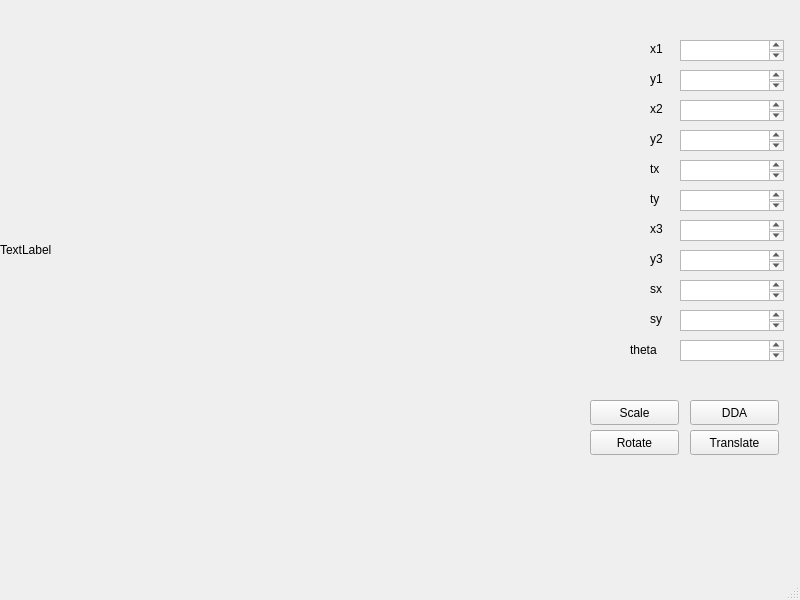
<?xml version="1.0" encoding="UTF-8"?>
<ui version="4.0">
 <class>MainWindow</class>
 <widget class="QMainWindow" name="MainWindow">
  <property name="geometry">
   <rect>
    <x>0</x>
    <y>0</y>
    <width>800</width>
    <height>600</height>
   </rect>
  </property>
  <property name="windowTitle">
   <string>MainWindow</string>
  </property>
  <widget class="QWidget" name="centralwidget">
   <widget class="QPushButton" name="pushButton">
    <property name="geometry">
     <rect>
      <x>690</x>
      <y>400</y>
      <width>89</width>
      <height>25</height>
     </rect>
    </property>
    <property name="text">
     <string>DDA</string>
    </property>
   </widget>
   <widget class="QLabel" name="label">
    <property name="geometry">
     <rect>
      <x>0</x>
      <y>0</y>
      <width>500</width>
      <height>500</height>
     </rect>
    </property>
    <property name="text">
     <string>TextLabel</string>
    </property>
   </widget>
   <widget class="QPushButton" name="pushButton_2">
    <property name="geometry">
     <rect>
      <x>690</x>
      <y>430</y>
      <width>89</width>
      <height>25</height>
     </rect>
    </property>
    <property name="text">
     <string>Translate</string>
    </property>
   </widget>
   <widget class="QPushButton" name="pushButton_3">
    <property name="geometry">
     <rect>
      <x>590</x>
      <y>400</y>
      <width>89</width>
      <height>25</height>
     </rect>
    </property>
    <property name="text">
     <string>Scale</string>
    </property>
   </widget>
   <widget class="QPushButton" name="pushButton_4">
    <property name="geometry">
     <rect>
      <x>590</x>
      <y>430</y>
      <width>89</width>
      <height>25</height>
     </rect>
    </property>
    <property name="text">
     <string>Rotate</string>
    </property>
   </widget>
   <widget class="QLabel" name="label_2">
    <property name="geometry">
     <rect>
      <x>650</x>
      <y>40</y>
      <width>21</width>
      <height>17</height>
     </rect>
    </property>
    <property name="text">
     <string>x1</string>
    </property>
   </widget>
   <widget class="QLabel" name="label_3">
    <property name="geometry">
     <rect>
      <x>650</x>
      <y>70</y>
      <width>21</width>
      <height>17</height>
     </rect>
    </property>
    <property name="text">
     <string>y1</string>
    </property>
   </widget>
   <widget class="QLabel" name="label_4">
    <property name="geometry">
     <rect>
      <x>650</x>
      <y>100</y>
      <width>21</width>
      <height>17</height>
     </rect>
    </property>
    <property name="text">
     <string>x2</string>
    </property>
   </widget>
   <widget class="QLabel" name="label_5">
    <property name="geometry">
     <rect>
      <x>650</x>
      <y>130</y>
      <width>21</width>
      <height>17</height>
     </rect>
    </property>
    <property name="text">
     <string>y2</string>
    </property>
   </widget>
   <widget class="QLabel" name="label_6">
    <property name="geometry">
     <rect>
      <x>650</x>
      <y>160</y>
      <width>21</width>
      <height>17</height>
     </rect>
    </property>
    <property name="text">
     <string>tx</string>
    </property>
   </widget>
   <widget class="QLabel" name="label_7">
    <property name="geometry">
     <rect>
      <x>650</x>
      <y>190</y>
      <width>21</width>
      <height>17</height>
     </rect>
    </property>
    <property name="text">
     <string>ty</string>
    </property>
   </widget>
   <widget class="QLabel" name="label_8">
    <property name="geometry">
     <rect>
      <x>650</x>
      <y>220</y>
      <width>21</width>
      <height>17</height>
     </rect>
    </property>
    <property name="text">
     <string>x3</string>
    </property>
   </widget>
   <widget class="QLabel" name="label_9">
    <property name="geometry">
     <rect>
      <x>650</x>
      <y>250</y>
      <width>21</width>
      <height>17</height>
     </rect>
    </property>
    <property name="text">
     <string>y3</string>
    </property>
   </widget>
   <widget class="QLabel" name="label_10">
    <property name="geometry">
     <rect>
      <x>630</x>
      <y>340</y>
      <width>41</width>
      <height>20</height>
     </rect>
    </property>
    <property name="text">
     <string>theta</string>
    </property>
   </widget>
   <widget class="QLabel" name="label_11">
    <property name="geometry">
     <rect>
      <x>650</x>
      <y>310</y>
      <width>21</width>
      <height>17</height>
     </rect>
    </property>
    <property name="text">
     <string>sy</string>
    </property>
   </widget>
   <widget class="QLabel" name="label_12">
    <property name="geometry">
     <rect>
      <x>650</x>
      <y>280</y>
      <width>21</width>
      <height>17</height>
     </rect>
    </property>
    <property name="text">
     <string>sx</string>
    </property>
   </widget>
   <widget class="QTextEdit" name="textEdit">
    <property name="geometry">
     <rect>
      <x>680</x>
      <y>40</y>
      <width>104</width>
      <height>21</height>
     </rect>
    </property>
   </widget>
   <widget class="QTextEdit" name="textEdit_2">
    <property name="geometry">
     <rect>
      <x>680</x>
      <y>70</y>
      <width>104</width>
      <height>21</height>
     </rect>
    </property>
   </widget>
   <widget class="QTextEdit" name="textEdit_3">
    <property name="geometry">
     <rect>
      <x>680</x>
      <y>100</y>
      <width>104</width>
      <height>21</height>
     </rect>
    </property>
   </widget>
   <widget class="QTextEdit" name="textEdit_4">
    <property name="geometry">
     <rect>
      <x>680</x>
      <y>130</y>
      <width>104</width>
      <height>21</height>
     </rect>
    </property>
   </widget>
   <widget class="QTextEdit" name="textEdit_5">
    <property name="geometry">
     <rect>
      <x>680</x>
      <y>160</y>
      <width>104</width>
      <height>21</height>
     </rect>
    </property>
   </widget>
   <widget class="QTextEdit" name="textEdit_6">
    <property name="geometry">
     <rect>
      <x>680</x>
      <y>190</y>
      <width>104</width>
      <height>21</height>
     </rect>
    </property>
   </widget>
   <widget class="QTextEdit" name="textEdit_7">
    <property name="geometry">
     <rect>
      <x>680</x>
      <y>220</y>
      <width>104</width>
      <height>21</height>
     </rect>
    </property>
   </widget>
   <widget class="QTextEdit" name="textEdit_8">
    <property name="geometry">
     <rect>
      <x>680</x>
      <y>250</y>
      <width>104</width>
      <height>21</height>
     </rect>
    </property>
   </widget>
   <widget class="QTextEdit" name="textEdit_9">
    <property name="geometry">
     <rect>
      <x>680</x>
      <y>280</y>
      <width>104</width>
      <height>21</height>
     </rect>
    </property>
   </widget>
   <widget class="QTextEdit" name="textEdit_10">
    <property name="geometry">
     <rect>
      <x>680</x>
      <y>310</y>
      <width>104</width>
      <height>21</height>
     </rect>
    </property>
   </widget>
   <widget class="QTextEdit" name="textEdit_11">
    <property name="geometry">
     <rect>
      <x>680</x>
      <y>340</y>
      <width>104</width>
      <height>21</height>
     </rect>
    </property>
   </widget>
  </widget>
  <widget class="QMenuBar" name="menubar">
   <property name="geometry">
    <rect>
     <x>0</x>
     <y>0</y>
     <width>800</width>
     <height>25</height>
    </rect>
   </property>
  </widget>
  <widget class="QStatusBar" name="statusbar"/>
 </widget>
 <resources/>
 <connections/>
</ui>
